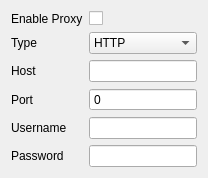
      <widget class="QWidget" name="page_7">
       <layout class="QVBoxLayout" name="verticalLayout_3">
        <item>
         <layout class="QFormLayout" name="formLayout_2">
          <item row="3" column="0">
           <widget class="QLabel" name="label_3">
            <property name="text">
             <string>Host</string>
            </property>
           </widget>
          </item>
          <item row="4" column="0">
           <widget class="QLabel" name="label_9">
            <property name="text">
             <string>Port</string>
            </property>
           </widget>
          </item>
          <item row="5" column="0">
           <widget class="QLabel" name="label_22">
            <property name="text">
             <string>Username</string>
            </property>
           </widget>
          </item>
          <item row="6" column="0">
           <widget class="QLabel" name="label_23">
            <property name="text">
             <string>Password</string>
            </property>
           </widget>
          </item>
          <item row="3" column="1">
           <widget class="QLineEdit" name="proxyHost"/>
          </item>
          <item row="5" column="1">
           <widget class="QLineEdit" name="proxyUsername"/>
          </item>
          <item row="6" column="1">
           <widget class="QLineEdit" name="proxyPassword">
            <property name="echoMode">
             <enum>QLineEdit::Password</enum>
            </property>
           </widget>
          </item>
          <item row="1" column="1">
           <widget class="QCheckBox" name="chkUseProxy">
            <property name="text">
             <string/>
            </property>
           </widget>
          </item>
          <item row="1" column="0">
           <widget class="QLabel" name="label_24">
            <property name="text">
             <string>Enable Proxy</string>
            </property>
           </widget>
          </item>
          <item row="2" column="0">
           <widget class="QLabel" name="label_25">
            <property name="text">
             <string comment="Proxy Type">Type</string>
            </property>
           </widget>
          </item>
          <item row="2" column="1">
           <widget class="QComboBox" name="proxyType">
            <item>
             <property name="text">
              <string>HTTP</string>
             </property>
            </item>
            <item>
             <property name="text">
              <string notr="true">SOCKS5</string>
             </property>
            </item>
           </widget>
          </item>
          <item row="4" column="1">
           <widget class="QSpinBox" name="proxyPort">
            <property name="buttonSymbols">
             <enum>QAbstractSpinBox::NoButtons</enum>
            </property>
            <property name="maximum">
             <number>99999</number>
            </property>
           </widget>
          </item>
         </layout>
        </item>
       </layout>
      </widget>
